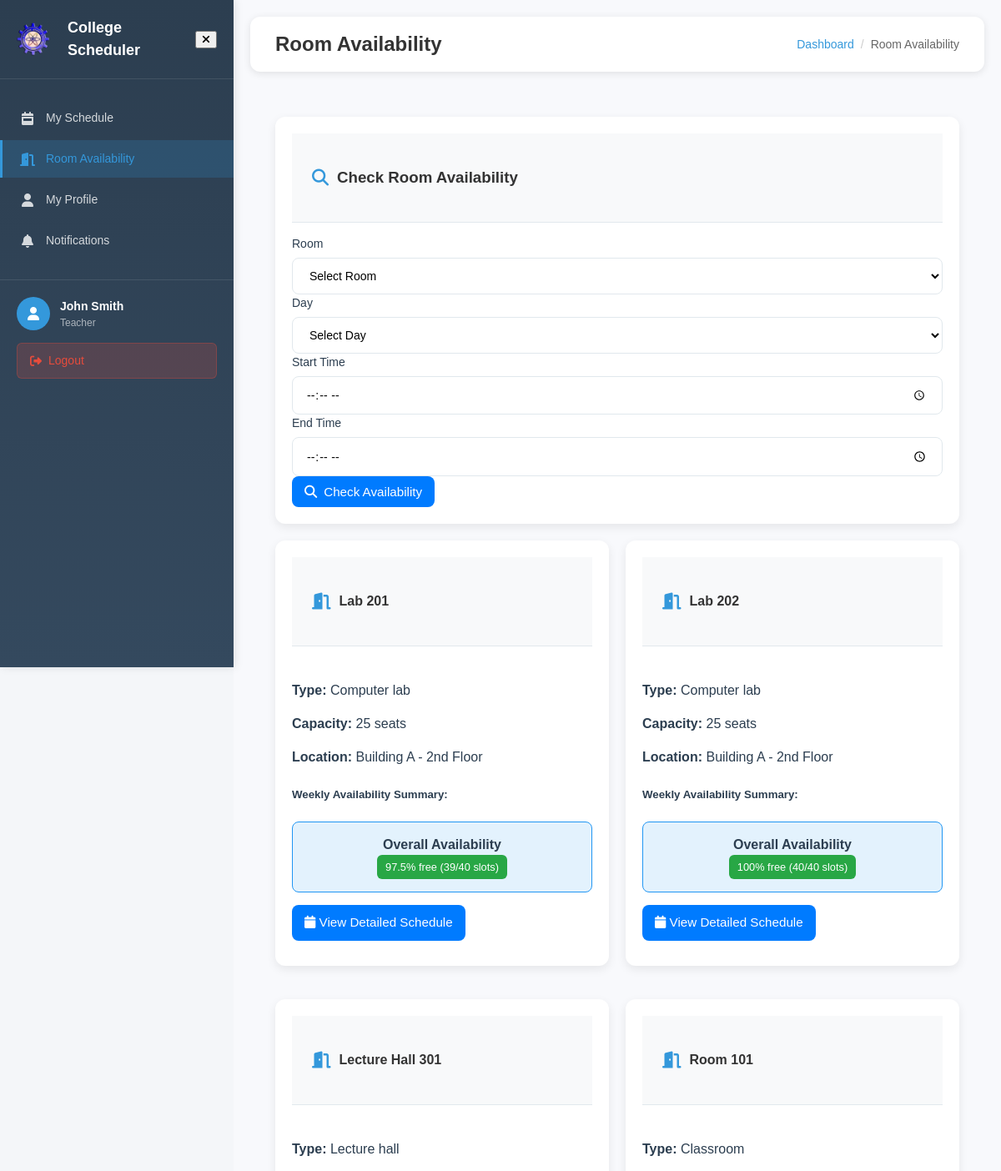
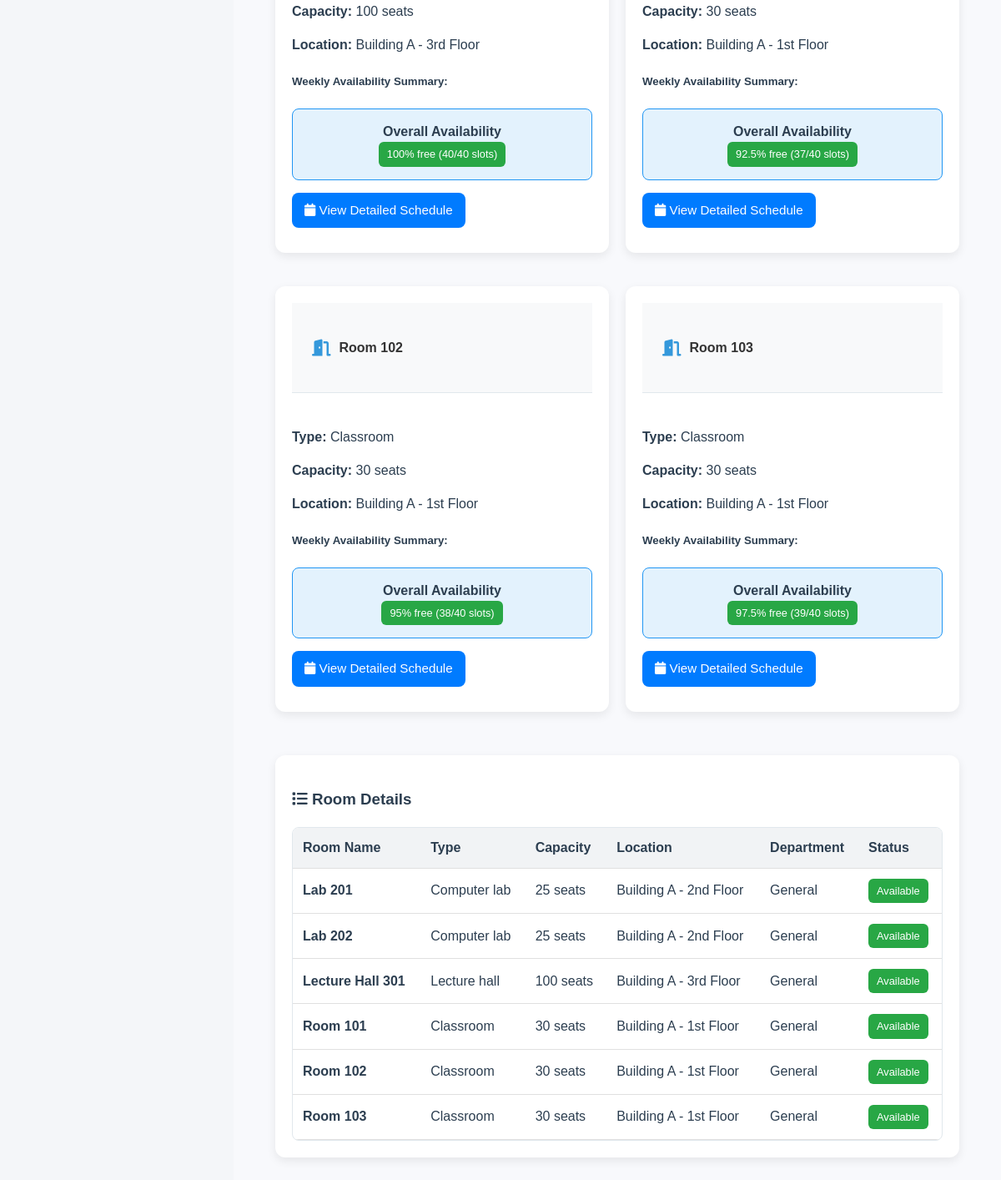
/teacher_rooms.php (signed in), run on the app's committed database (2 pictures, top to bottom).
### tables this page shows
CREATE TABLE IF NOT EXISTS teachers (
    id INT AUTO_INCREMENT PRIMARY KEY,
    username VARCHAR(50) UNIQUE NOT NULL,
    password VARCHAR(255) NOT NULL,
    first_name VARCHAR(50) NOT NULL,
    last_name VARCHAR(50) NOT NULL,
    email VARCHAR(100),
    department_id INT,
    employment_type ENUM('full_time', 'part_time') NOT NULL,
    monthly_hours INT DEFAULT 160,  
    daily_hours INT DEFAULT 8,      
    created_at TIMESTAMP DEFAULT CURRENT_TIMESTAMP,
    FOREIGN KEY (department_id) REFERENCES departments(id) ON DELETE SET NULL
);

CREATE TABLE IF NOT EXISTS rooms (
    id INT AUTO_INCREMENT PRIMARY KEY,
    name VARCHAR(50) UNIQUE NOT NULL,
    capacity INT DEFAULT 30,
    room_type ENUM('classroom', 'laboratory', 'lecture_hall', 'computer_lab') DEFAULT 'classroom',
    location VARCHAR(100),
    created_at TIMESTAMP DEFAULT CURRENT_TIMESTAMP
);

### teacher_rooms.php (the view, shortened to what this page needs)
<?php
require 'config.php';
require_once 'includes/sidebar_new.php';
$rooms = $mysqli->query("
    SELECT r.*
    FROM rooms r
    ORDER BY r.name
")->fetch_all(MYSQLI_ASSOC);
$studentsBySection = [];
$studentsResult = $mysqli->query("
    SELECT st.id, st.first_name, st.last_name, sec.id as section_id
    FROM students st
    LEFT JOIN sections sec ON st.section_id = sec.id
");
if ($studentsResult) {
    while ($student = $studentsResult->fetch_assoc()) {
        $studentsBySection[$student['section_id']][] = $student['first_name'] . ' ' . $student['last_name'];
    }
}
$days = ['Monday', 'Tuesday', 'Wednesday', 'Thursday', 'Friday'];
$timeSlots = [
    ['08:00:00', '09:00:00'],
    ['09:00:00', '10:00:00'],
    ['10:00:00', '11:00:00'],
    ['11:00:00', '12:00:00'],
    ['13:00:00', '14:00:00'],
    ['14:00:00', '15:00:00'],
    ['15:00:00', '16:00:00'],
    ['16:00:00', '17:00:00']
];
$roomSchedules = [];
foreach ($rooms as $room) {
    $roomSchedules[$room['id']] = [];
    foreach ($days as $day) {
        $roomSchedules[$room['id']][$day] = [];
        $schedulesResult = $mysqli->query("
            SELECT s.start_time, s.end_time, sub.name as subject_name,
                   sec.name as section_name, sec.id as section_id, t.first_name, t.last_name
            FROM schedules s
            LEFT JOIN subjects sub ON s.subject_id = sub.id
            LEFT JOIN sections sec ON s.section_id = sec.id
            LEFT JOIN teachers t ON s.teacher_id = t.id
            WHERE s.room_id = {$room['id']}
            AND s.day_of_week = '$day'
            ORDER BY s.start_time
        ");
        if ($schedulesResult) {
            while ($schedule = $schedulesResult->fetch_assoc()) {
                $schedule['students'] = $studentsBySection[$schedule['section_id']] ?? [];
                $roomSchedules[$room['id']][$day][] = $schedule;
            }
        }
        $schedules = $roomSchedules[$room['id']][$day];
        $roomSchedules[$room['id']][$day]['slots'] = [];
        foreach ($timeSlots as $slot) {
            $slotStart = $slot[0];
            $slotEnd = $slot[1];
            $isAvailable = true;
            $occupying = null;
            foreach ($schedules as $schedule) {
                if (
                    ($schedule['start_time'] <= $slotStart && $schedule['end_time'] > $slotStart) ||
                    ($schedule['start_time'] < $slotEnd && $schedule['end_time'] >= $slotEnd) ||
                    ($schedule['start_time'] >= $slotStart && $schedule['end_time'] <= $slotEnd)
                ) {
                    $isAvailable = false;
                    $occupying = $schedule;
                    break;
                }
            }
            $roomSchedules[$room['id']][$day]['slots'][] = [
                'time' => substr($slotStart, 0, 5) . ' - ' . substr($slotEnd, 0, 5),
                'available' => $isAvailable,
                'occupying' => $occupying
            ];
        }
    }
}
$roomAvailability = $roomSchedules;
?>
<!DOCTYPE html>
<html lang="en">
<head>
  <link rel="stylesheet" href="styles.css">
  <link rel="stylesheet" href="includes/sidebar.css">
  <link rel="stylesheet" href="assets/fontawesome/css/all.min.css">
</head>
<body>
  <?php renderSidebar('teacher', 'rooms'); ?>
  <div class="main-content">
    <div class="top-navbar">
      <div class="navbar-left">
        <h1 class="page-title">Room Availability</h1>
      </div>
      <div class="navbar-right">
        <div class="breadcrumb">
          <a href="teacher_dashboard.php">Dashboard</a>
          <span class="breadcrumb-separator">/</span>
          <span>Room Availability</span>
        </div>
      </div>
    </div>
    <div class="content-area">
      <div class="dashboard-card">
        <div class="card-header">
          <i class="fas fa-search"></i>
          <h3>Check Room Availability</h3>
        </div>
        <form method="POST" class="form-container">
          <div class="form-group">
            <label for="room_id">Room</label>
            <select id="room_id" name="room_id" class="form-control" required>
              <option value="">Select Room</option>
            </select>
          </div>
          <div class="form-group">
            <label for="day">Day</label>
            <select id="day" name="day" class="form-control" required>
              <option value="">Select Day</option>
            </select>
          </div>
          <div class="form-group">
            <label for="start_time">Start Time</label>
            <input type="time" id="start_time" name="start_time" class="form-control" required>
          </div>
          <div class="form-group">
            <label for="end_time">End Time</label>
            <input type="time" id="end_time" name="end_time" class="form-control" required>
          </div>
          <button type="submit" name="check_availability" class="btn btn-primary">
            <i class="fas fa-search"></i> Check Availability
          </button>
        </form>
      </div>
      <div class="dashboard-grid">
        <?php foreach ($rooms as $room): ?>
          <div class="dashboard-card">
            <div class="card-header">
              <i class="fas fa-door-open"></i>
              <h4><?php echo htmlspecialchars($room['name']); ?></h4>
            </div>
            <div class="room-info">
              <p><strong>Type:</strong> <?php echo ucfirst(str_replace('_', ' ', $room['room_type'])); ?></p>
              <p><strong>Capacity:</strong> <?php echo $room['capacity']; ?> seats</p>
              <p><strong>Location:</strong> <?php echo htmlspecialchars($room['location']); ?></p>
              <h5>Weekly Availability Summary:</h5>
              <div class="availability-grid">
                <?php
                  $totalAvailable = 0;
                  $totalSlots = 0;
                  foreach ($days as $day) {
                    $daySlots = $roomAvailability[$room['id']][$day]['slots'] ?? [];
                    $availableInDay = 0;
                    foreach ($daySlots as $slot) {
                      if ($slot['available']) $availableInDay++;
                    }
                    $totalAvailable += $availableInDay;
                    $totalSlots += count($daySlots);
                  }
                  $availabilityPercent = ($totalSlots > 0) ? round(($totalAvailable / $totalSlots) * 100, 1) : 0;
                ?>
                <div class="day-availability overall">
                  <strong>Overall Availability</strong><br>
                  <span class="badge badge-<?php echo $availabilityPercent > 50 ? 'success' : ($availabilityPercent > 20 ? 'warning' : 'danger'); ?>">
                    <?php echo $availabilityPercent; ?>% free (<?php echo $totalAvailable; ?>/<?php echo $totalSlots; ?> slots)
                  </span>
                </div>
              </div>
              <a href="teacher_room_schedule.php?room_id=<?php echo $room['id']; ?>" class="btn btn-primary" style="margin-top: 15px; display: inline-block;">
                <i class="fas fa-calendar"></i> View Detailed Schedule
              </a>
            </div>
          </div>
        <?php endforeach; ?>
      </div>
      <div class="table-container">
        <h3><i class="fas fa-list"></i> Room Details</h3>
        <div class="table-responsive">
          <table class="table">
            <thead>
              <tr>
                <th>Room Name</th>
                <th>Type</th>
                <th>Capacity</th>
                <th>Location</th>
                <th>Department</th>
                <th>Status</th>
              </tr>
            </thead>
            <tbody>
              <?php foreach ($rooms as $room): ?>
                <tr>
                  <td><strong><?php echo htmlspecialchars($room['name']); ?></strong></td>
                  <td><?php echo ucfirst(str_replace('_', ' ', $room['room_type'])); ?></td>
                  <td><?php echo $room['capacity']; ?> seats</td>
                  <td><?php echo htmlspecialchars($room['location']); ?></td>
                  <td>General</td>
                  <td><span class="badge badge-success">Available</span></td>
                </tr>
              <?php endforeach; ?>
            </tbody>
          </table>
        </div>
      </div>
    </div>
  </div>
</body>
</html>

### includes/sidebar_new.php (shortened to what this page needs)
<?php
function renderSidebar($userType, $activePage = '') {
    $menuItems = getMenuItems($userType);
    ?>
    <div class="sidebar" id="sidebar" role="navigation" aria-label="Main navigation">
        <div class="sidebar-header">
            <div class="sidebar-logo">
                <div class="logo-icon" style="background-image: url('picture/hi.png'); background-size: cover; background-position: center; width: 40px; height: 40px; border-radius: 50%; margin-right: 10px; display: inline-block;"></div>
                <span class="logo-text">College Scheduler</span>
            </div>
            <button class="close-btn" id="closeSidebar" aria-label="Close menu">
                <i class="fas fa-times"></i>
            </button>
        </div>
        <nav class="sidebar-nav" aria-label="Sidebar navigation">
            <ul class="nav-list" role="menu">
                <?php foreach ($menuItems as $item): ?>
                    <li class="nav-item <?php echo ($activePage === $item['page']) ? 'active' : ''; ?>" role="none">
                        <a href="<?php echo $item['url']; ?>" class="nav-link" role="menuitem"
                           <?php echo ($activePage === $item['page']) ? 'aria-current="page"' : ''; ?>>
                            <i class="<?php echo $item['icon']; ?>" aria-hidden="true"></i>
                            <span class="nav-text"><?php echo $item['text']; ?></span>
                        </a>
                    </li>
                <?php endforeach; ?>
            </ul>
        </nav>
        <div class="sidebar-footer">
            <div class="user-info">
                <div class="user-avatar" aria-hidden="true">
                    <i class="fas fa-user"></i>
                </div>
                <div class="user-details">
                    <span class="user-name"><?php echo getUserName($userType); ?></span>
                    <span class="user-role"><?php echo ucfirst($userType); ?></span>
                </div>
            </div>
            <a href="logout.php" class="logout-btn" role="menuitem" onclick="return confirmLogout()">
                <i class="fas fa-sign-out-alt" aria-hidden="true"></i>
                <span>Logout</span>
            </a>
        </div>
    </div>
    <?php
}
function getMenuItems($userType) {
    switch ($userType) {
        case 'teacher':
            return [
                ['page' => 'schedule', 'text' => 'My Schedule', 'icon' => 'fas fa-calendar-week', 'url' => 'teacher_dashboard.php'],
                ['page' => 'rooms', 'text' => 'Room Availability', 'icon' => 'fas fa-door-open', 'url' => 'teacher_rooms.php'],
                ['page' => 'profile', 'text' => 'My Profile', 'icon' => 'fas fa-user', 'url' => 'teacher_profile.php'],
                ['page' => 'notifications', 'text' => 'Notifications', 'icon' => 'fas fa-bell', 'url' => 'teacher_notifications.php']
            ];
    }
}
function getUserName($userType) {
    switch ($userType) {
        case 'teacher':
            if (isset($_SESSION['teacher_id'])) {
                global $mysqli;
                $stmt = $mysqli->prepare("SELECT first_name, last_name FROM teachers WHERE id = ?");
                $stmt->bind_param("i", $_SESSION['teacher_id']);
                $stmt->execute();
                $stmt->bind_result($first_name, $last_name);
                if ($stmt->fetch()) {
                    return $first_name . ' ' . $last_name;
                }
            }
            return 'Teacher';
    }
}
?>

### styles.css (style rules this page uses)
:root { --primary-color: #3498db; --success-color: #27ae60; --danger-color: #e74c3c; --warning-color: #f39c12; --info-color: #3498db; --secondary-color: #95a5a6; --background-color: #f8f9fa; --text-color: #2c3e50; --muted-text: #7f8c8d; --white: #ffffff; --shadow: 0 2px 10px rgba(0,0,0,0.08); --border-color: #e1e8ed; --hover-shadow: 0 4px 20px rgba(0,0,0,0.12); --transition: all 0.2s cubic-bezier(0.4, 0, 0.2, 1); --body-bg: #f8f9fc; --border-radius: 12px; --font-size-base: 14px; --hover-lift: translateY(-2px); }
* { box-sizing: border-box; }
body { font-family: 'Segoe UI', Tahoma, Geneva, Verdana, sans-serif; background-color: var(--body-bg); color: var(--text-color); margin: 0; padding: 0; display: flex; min-height: 100vh; line-height: 1.5; }
.main-content { flex-grow: 1; padding: 20px; overflow-y: auto; background-color: var(--body-bg); margin-left: 280px; min-height: 100vh; transition: margin-left 0.3s ease; }
.top-navbar { display: flex; justify-content: space-between; align-items: center; background: var(--white); padding: 16px 24px; box-shadow: var(--shadow); margin-bottom: 24px; border-radius: var(--border-radius); }
.navbar-left { display: flex; align-items: center; gap: 16px; }
.page-title { margin: 0; font-size: 1.75rem; font-weight: 600; color: var(--text-color); }
.navbar-right { display: flex; align-items: center; }
.breadcrumb { display: flex; align-items: center; font-size: var(--font-size-base); color: var(--muted-text); gap: 8px; }
.breadcrumb a { color: var(--primary-color); text-decoration: none; transition: var(--transition); }
.breadcrumb-separator { color: var(--border-color); }
.content-area { max-width: 1200px; margin: 0 auto; }
.dashboard-grid { display: grid; grid-template-columns: 1fr 1fr; gap: 24px; margin-bottom: 32px; }
.dashboard-card { background: var(--white); border-radius: var(--border-radius); box-shadow: var(--shadow); overflow: hidden; transition: var(--transition); }
.card-header { display: flex; align-items: center; gap: 12px; padding: 20px 24px; background: var(--background-color); border-bottom: 1px solid var(--border-color); }
.card-header i { color: var(--primary-color); font-size: 20px; flex-shrink: 0; }
.form-group { display: flex; flex-direction: column; }
label { font-weight: 500; margin-bottom: 6px; color: var(--text-color); font-size: var(--font-size-base); display: flex; align-items: center; gap: 4px; }
input, select, textarea { padding: 12px 16px; border: 1px solid var(--border-color); border-radius: 8px; font-size: var(--font-size-base); font-family: inherit; transition: var(--transition); background: var(--white); }
.btn { padding: 12px 20px; border: none; border-radius: 8px; cursor: pointer; font-size: var(--font-size-base); font-weight: 500; transition: var(--transition); display: inline-flex; align-items: center; gap: 8px; text-decoration: none; }
.btn-primary { background: var(--primary-color); color: var(--white); }
.table-responsive { overflow-x: auto; border-radius: 8px; border: 1px solid var(--border-color); margin-top: 16px; }
.badge { display: inline-flex; align-items: center; padding: 6px 12px; border-radius: 20px; font-size: 12px; font-weight: 500; }

### data on the page
teachers: getUserName($userType) "John Smith"
rooms: name "Lab 201", room_type "Computer lab", capacity "25", location "Building A - 2nd Floor", availabilityPercent "97.5", totalAvailable "39", totalSlots "40"
rooms: name "Lab 202", room_type "Computer lab", capacity "25", location "Building A - 2nd Floor", availabilityPercent "100", totalAvailable "40", totalSlots "40"
rooms: name "Lecture Hall 301", room_type "Lecture hall", capacity "100", location "Building A - 3rd Floor", availabilityPercent "100", totalAvailable "40", totalSlots "40"
rooms: name "Room 101", room_type "Classroom", capacity "30", location "Building A - 1st Floor", availabilityPercent "92.5", totalAvailable "37", totalSlots "40"
rooms: name "Room 102", room_type "Classroom", capacity "30", location "Building A - 1st Floor", availabilityPercent "95", totalAvailable "38", totalSlots "40"
rooms: name "Room 103", room_type "Classroom", capacity "30", location "Building A - 1st Floor", availabilityPercent "97.5", totalAvailable "39", totalSlots "40"

### other printed values
$item['text'] "My Schedule"
$item['text'] "Room Availability"
$item['text'] "My Profile"
$item['text'] "Notifications"
$userType "Teacher"
